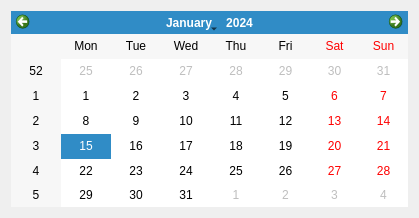
<?xml version="1.0" encoding="UTF-8"?>
<ui version="4.0">
 <class>Dialog</class>
 <widget class="QDialog" name="Dialog">
  <property name="geometry">
   <rect>
    <x>0</x>
    <y>0</y>
    <width>419</width>
    <height>218</height>
   </rect>
  </property>
  <property name="windowTitle">
   <string>Dialog</string>
  </property>
  <layout class="QHBoxLayout" name="horizontalLayout">
   <item>
    <widget class="QCalendarWidget" name="calendar"/>
   </item>
  </layout>
 </widget>
 <resources/>
 <connections/>
</ui>
